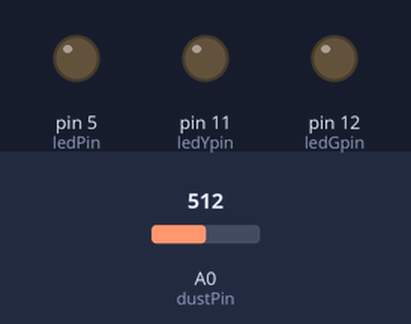
Simulated run of this sketch. Board: Arduino Uno, built with avr-gcc and run on an emulated ATmega328P. On the bench: output pins drawn as LEDs (lit = HIGH). Inputs (shaded band) come from the test bench; at power-on: A0 (dustPin) = 512. The modem accepts every AT command (registered, SIM ready, sends succeed) and sends nothing else; what the sketch prints to the serial monitor is not drawn.

Above: at 0.1 s.
At 11.3 s:
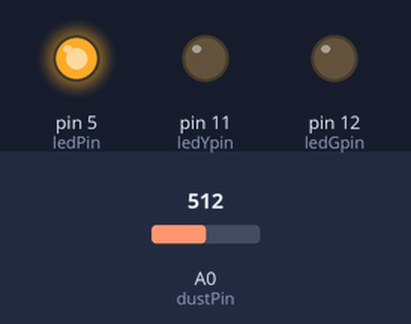
11.4 s: A0 (dustPin) set to 637
15.6 s: A0 (dustPin) set to 666
At 17.6 s:
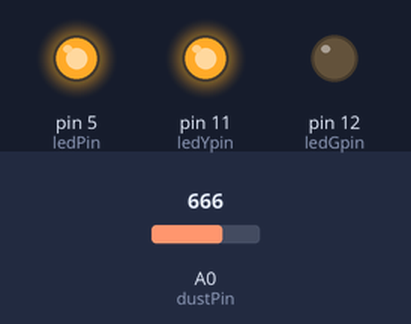
Timing chart, 0 to 26.6 s (numbered marks = the images above; inputs shaded):
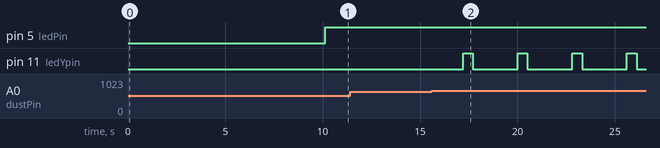

The sketch:

Notifikasi.ino
```cpp
#include <SoftwareSerial.h>
#include <DHT.h>;

//Constants
#define DHTPIN 7     // what pin we're connected to
#define DHTTYPE DHT22   // DHT 22  (AM2302)
DHT dht(DHTPIN, DHTTYPE); //// Initialize DHT sensor for normal 16mhz Arduino

SoftwareSerial sim(2,3); // RX dan TX

int dustPin = A0; // dust sensor - Arduino A0 pin
int ledPin = 5;
int ledYpin = 11;
int ledGpin = 12;
String pesan;
String Status = "Mati";
int Persen;

int chk;
float hum;  //Stores humidity value
float temp; //Stores temperature value

float voltsMeasured = 0;
float calcVoltage = 0;
float dustDensity = 0;

void setup()
{
  dht.begin();
  Serial.begin(9600);
  sim.begin(9600);

  pinMode(ledPin,OUTPUT);
  pinMode(ledYpin,OUTPUT);
  pinMode(ledGpin, OUTPUT);
  digitalWrite(ledYpin, LOW);
  digitalWrite(ledGpin, LOW);
  delay(100);

  sim.println("AT");
  sim.println("AT+CMGF=1");
  sim.println("AT+CNMI=1,2,0,0,0");

  for(int i = 0; i < 10; i++){
    Serial.print(i);
    delay(1000);
  }
} // End Void Setup

void loop() {
  // put your main code here, to run repeatedly:
  digitalWrite(ledPin,LOW); // power on the LED
  delayMicroseconds(280);

  voltsMeasured = analogRead(dustPin); // read the dust value
  Persen = map(voltsMeasured, 228, 762, 0, 100);

  delayMicroseconds(40);
  digitalWrite(ledPin,HIGH); // turn the LED off
  delayMicroseconds(9680);

  //measure your 5v and change below
  calcVoltage = voltsMeasured * (5.0 / 1024.0);
  dustDensity = 0.17 * calcVoltage - 0.1;
  delay(1000);

  // Sistem Notifikasi jika kepekatan 80% maka SIM800L kirim SMS
  if (Persen >= 80){
      digitalWrite(ledYpin, HIGH);
      delay(500);
      digitalWrite(ledYpin, LOW);
      eksekusi(1);
      Serial.println("Filter Kotor");
    }

  // Sistem SMS (Jika kita SMS ke SIM800)
  if(Serial.available()){ // Cek apakah di Serial arduino ada pesan?
    sim.write(Serial.read()); // Kalau ada, peasn dari arduino di tulis di Serial SIM
  }

  if(sim.available() > 0 ){ // Jika di Serial SIM terdapat pesan
    pesan = sim.readStringUntil('\n'); // Maka, baca sampai ada newLine dan pesan akan
                                       // ditampung pada variabel 'pesan'
    Serial.println(pesan); // Cetak isi pesan pada Serial Arduino

    if(pesan == "Nyala\r"){ // Jika pesan yg dikirim pada Serial SIM bertuliskan "Nyala"
      digitalWrite(ledGpin, HIGH);
      Status = "Hidup";
      eksekusi(2);
      Serial.println("Led Mati");
    }
    if(pesan == "Mati\r"){ // Jika pesan yg dikirim pada Serial SIM bertuliskan "Mati"
      digitalWrite(ledGpin, LOW);
      Status = "Mati";
      eksekusi(0);
      Serial.println("Led Mati");
    }
    if(pesan == "Status\r"){ // Jika pesan yg dikirim pada Serial SIM bertuliskan "Status"
      eksekusi(3);
      Serial.println("Status Terkini");
    }
    if(pesan == "Dht\r"){ // Jika pesan yg dikirim pada Serial SIM bertuliskan "DHT"
      eksekusi(4);
      Serial.println("Status Suhu dan Kelembaban");
    }
    if(pesan == "Kode\r"){ // Jika pesan yg dikirim pada Serial SIM bertuliskan "DHT"
      eksekusi(5);
      Serial.println("Kode");
    }
  }
} // End Void Loop

void eksekusi(int tipe){
  sim.println("AT+CMGF=1");
  delay(1000);
  sim.println("AT+CMGS=\"083831144432\"\r");
  delay(100);
  if(tipe == 1){
    sim.print("Filter Udara Kotor, silahkan cek dan bersihkan.\r");
  }else if(tipe == 0){
    sim.print("LED Mati.\r");
  }
  else if(tipe == 2){
    sim.print("LED Hijau Nyala.\r");
  }
  else if(tipe == 3){
    sim.print("Kondisi filter : ");
    sim.print(Persen);
    sim.println("%");
    sim.print("Lakukan Pengecekan Secara Berkala Agar Kondisi Filter Udara Tetap Bersih");
//    sim.print("Led Hijau : ");
//    sim.print(Status);
  }
   else if(tipe == 4){
    cekSuhu();
  }
  else if(tipe == 5){
    sim.println(pesan);
  }
  delay(100);
  sim.println((char)26);
} // End Void Eksekusi

void cekSuhu(){
    delay(2000);
    //Read data and store it to variables hum and temp
    hum = dht.readHumidity();
    temp= dht.readTemperature();
    //Print temp and humidity values to serial monitor
    sim.print("Humidity: ");
    sim.print(hum);
    sim.println(" %");
    sim.print("Temp: ");
    sim.print(temp);
    sim.print(" *C");
}
```

Measured:
- the behaviour switches between 655 and 656 on A0 (dustPin) (found by bisection; images 1 and 2)
- after the input at 15.6 s, pin 11 (ledYpin): alternates HIGH for 0.50 s and LOW for 2.3 s, starting after 1.6 s
